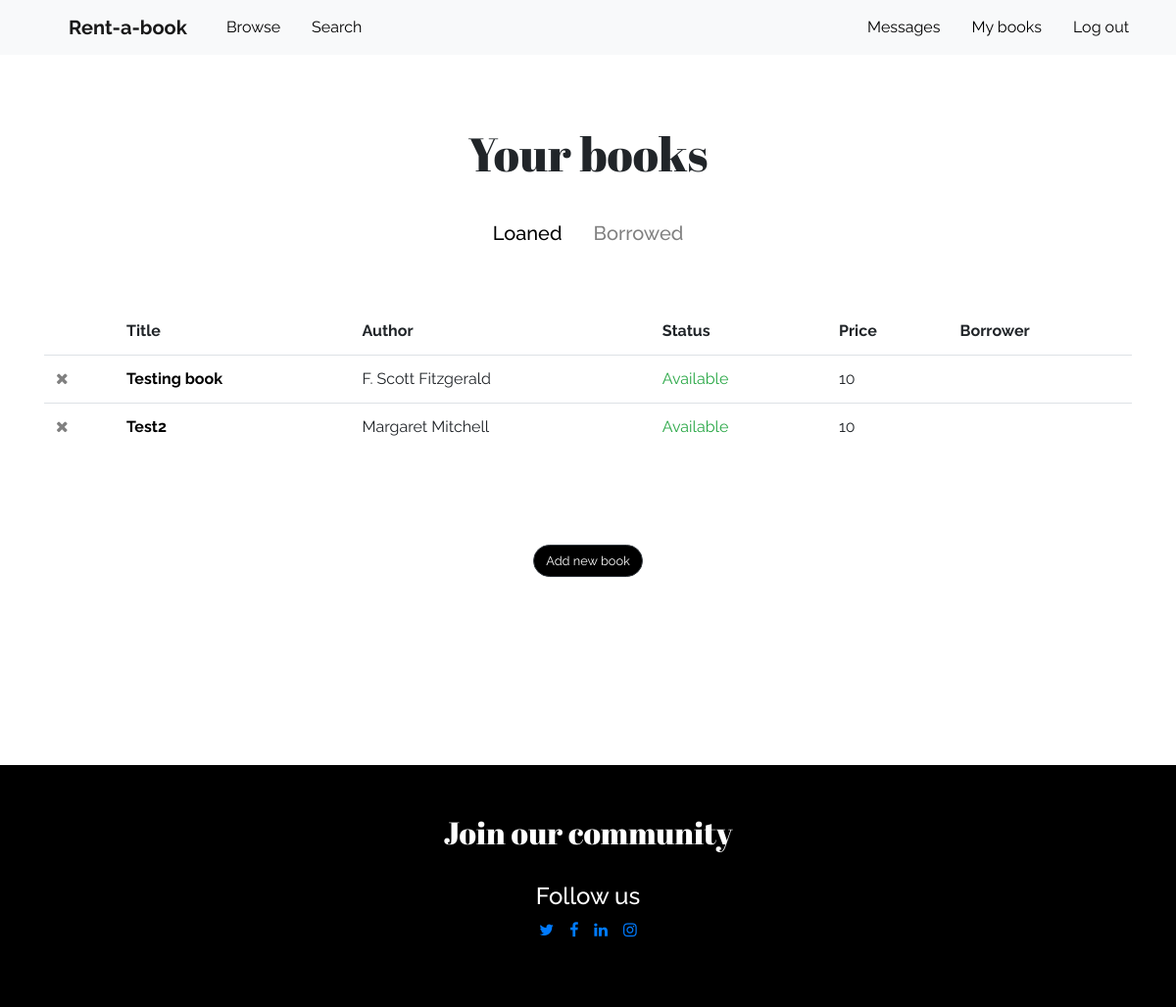
Screenshot of /mybooks/ (signed in) with the database file from the repository.
### rentabook/models.py (models this page shows, shortened)
class BookInstance(models.Model):
    created_by = models.ForeignKey(User, on_delete=models.SET_NULL, null=True, related_name="owner")
    borrower = models.ForeignKey(User, on_delete=models.SET_NULL, null=True, blank=True, related_name="borrower")
    cover = models.ImageField(upload_to='images/', blank=False)
    def cover_tag(self):
        if self.cover:
            return mark_safe('<img src="%s" style="width: 45px; height: 60px;" />' % self.cover.url)
        else:
            return 'No Cover Found'
    cover_tag.short_description = 'Cover'
    title = models.CharField(max_length=255, blank=False, help_text='Enter book title')
    author = models.CharField(max_length=255, blank=False, help_text='Enter book author')
    genre = models.ManyToManyField(Genre, blank=False, help_text='Select a genre for this book')
    summary = models.TextField(
        blank=False,
        max_length=1000,
        help_text='Enter a brief description of the book (max. 1000 characters)')
    background_color = models.CharField(max_length=10, blank=False, help_text='Enter background color')
    condition_choices = [
        ('1', 'Like New'),
        ('2', 'Good'),
        ('3', 'Fair'),
    ]
    condition = models.CharField(
        choices=condition_choices,
        max_length=1,
        blank=False,
        default='p')
    price_choices = [(i, i) for i in range (10, 60, 10)]
    price = models.IntegerField(choices=price_choices, default=10, blank=False)
    due_back = models.DateField(null=True, blank=True)
    LOAN_STATUS = (
        ('o', 'On loan'),
        ('a', 'Available'),
        ('m', 'Maintenance'),
    )
    status = models.CharField(
        max_length=1,
        choices=LOAN_STATUS,
        blank=True,
        default='a',
        help_text='Book availability',
    )
    class Meta:
        ordering = ['due_back', 'status']
    def display_genre(self):
        """Create a string for the Genre. This is required to display genre in Admin."""
        return ', '.join(genre.name for genre in self.genre.all()[:3])
    display_genre.short_description = 'Genre'

### rentabook/views.py (the view)
# urls.py: path('mybooks/', views.BooksByUserListView.as_view(), name='my-books'),
class BooksByUserListView(LoginRequiredMixin,generic.ListView):
    model = BookInstance
    template_name ='rentabook/my_books.html'
    paginate_by = 10
    def get_queryset(self):
        return BookInstance.objects.filter(borrower=self.request.user).filter(status__exact='o').order_by('-due_back')
    def get_context_data(self, **kwargs):
        context = super(BooksByUserListView, self).get_context_data(**kwargs)
        context['loaned_books'] = BookInstance.objects.filter(created_by=self.request.user).order_by('-due_back')
        context["new_message"] = new_message_alert(self.request.user)
        return context

### rentabook/utils.py (called while the page is built)
def new_message_alert(request_user):
    if not request_user in User.objects.all():
        return False
    convos = Dialog.objects.filter(Q(owner=request_user) | Q(opponent=request_user))
    if len(convos) > 0:
        for convo in convos:
            if convo.messages.all().count() > 0:
                if not convo.messages.last().read and convo.messages.last().sender != request_user:
                    return True
    return False

### rentabook/templates/rentabook/my_books.html (shortened to what this page needs)
{% extends "base_generic.html" %}
{% block main %}
<div class="container mt-5">
    <div class="row mx-0">
        <div class="my-4 mx-auto">
            <h1>Your books</h1>
        </div>
    </div>
    <div class="row mx-0 mb-4">
        <ul class="nav mx-auto" id="my_books" role="tablist">
            <li class="nav-item tab-item">
                <a class="nav-link active" id="loaned-tab" data-toggle="tab" href="#loaned" role="tab"
                    aria-controls="loaned" aria-selected="true"><h5>Loaned</h5></a>
            </li>
            <li class="nav-item tab-item">
                <a class="nav-link" id="borrowed-tab" data-toggle="tab" href="#borrowed" role="tab"
                    aria-controls="borrowed" aria-selected="false"><h5>Borrowed</h5></a>
            </li>
        </ul>
    </div>
    <div class="tab-content" id="myTabContent">
        <div class="tab-pane fade show active" id="loaned" role="tabpanel" aria-labelledby="loaned-tab">
            <br>
            {% if loaned_books %}
            <table class="table">
                <thead>
                    <tr>
                        <th scope="col"></th>
                        <th scope="col">Title</th>
                        <th scope="col">Author</th>
                        <th scope="col">Status</th>
                        <th scope="col" class="no_mobile_display">Price</th>
                        <th scope="col" class="no_mobile_display">Borrower</th>
                    </tr>
                </thead>
                <tbody>
                    {% for bookinst in loaned_books %}
                    <tr>
                        <td>
                            <a href="#" class="remove" id="{{ bookinst.id }}" data-title="{{ bookinst.title }}">
                                <i class="fa fa-times" style="color: grey"></i>
                            </a>
                        </td>
                        <td><a href="{% url 'book-detail' bookinst.pk %}"><b>{{ bookinst.title }}</b></a></td>
                        <td>{{ bookinst.author }}</td>
                        <td>
                            {% if bookinst.status == 'o' %}
                            <span class="text-warning">
                                {{ bookinst.get_status_display }}
                                <span style="font-size: 0.7rem;">
                                    until {{ bookinst.due_back }}
                                </span>
                            </span>
                            {% else %}
                            <span class="{% if bookinst.status == 'a' %}text-success{% else %}text-danger{% endif %}">
                                {{ bookinst.get_status_display }}
                            </span>
                            {% endif %}
                        </td>
                        <td class="no_mobile_display">{{ bookinst.price }}</td>
                        <td class="no_mobile_display">
                        </td>
                    </tr>
                    {% endfor %}
                </tbody>
            </table>
            {% else %}
            <p class="text-center">You have no books yet.</p>
            {% endif %}
            <div class="my-5 pt-5 text-center">
                <a href="{% url 'add-book' %}">
                    <button class="btn btn-dark rounded-pill">
                        Add new book
                    </button>
                </a>
            </div>
        </div>
    </div>
</div>
{% endblock %}

### rentabook/static/rentabook/style.css (style rules this page uses)
html, main { height: 100%; margin: 0; }
h1 { font-family: 'Abril Fatface', cursive; font-size: 3rem; }
body { font-family: 'Raleway', sans-serif; font-size: 1rem; }
.btn.btn-dark { background-color: black; font-size: 0.8rem; }
.nav-link { color: gray; }
.nav-link.active { color: black; }
.table thead th { border-bottom: none; border-top: none; }
td a { color: black; }

### rows the page displays
BookInstance: title "Testing book", author "F. Scott Fitzgerald", status "Available", price "10"
BookInstance: title "Test2", author "Margaret Mitchell", status "Available", price "10"
